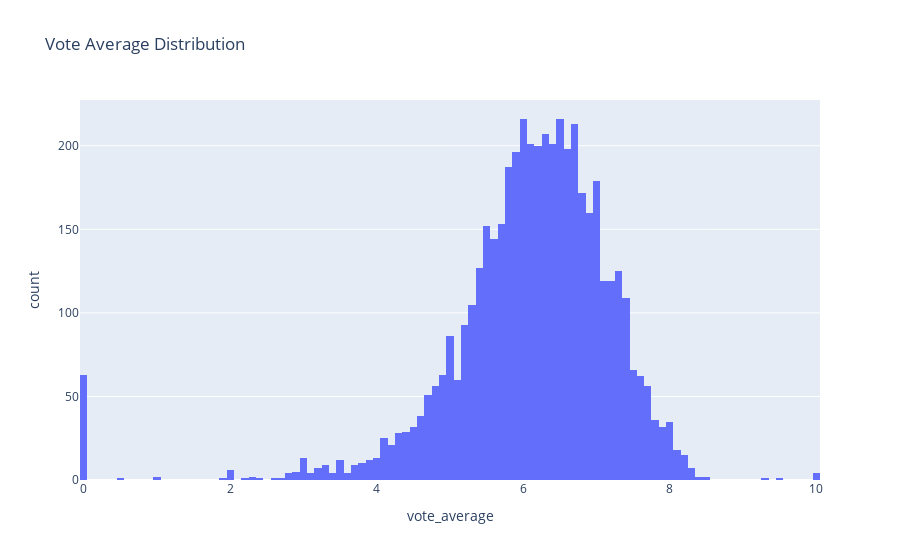

The notebook cell this image was saved under:
### Code cell
fig = px.histogram(movies_data, x='vote_average', title='Vote Average Distribution')
fig.show()

### Figure 1 — Plotly figure (JSON) as saved in the notebook; plotly's stock layout.template omitted (floating-point values rounded to 4 significant figures; data arrays with more than 128 entries replaced by an {"elided": "..."} marker saying what was removed)
{"data": [{"alignmentgroup": "True", "bingroup": "x", "hovertemplate": "vote_average=%{x}<br>count=%{y}<extra></extra>", "legendgroup": "", "marker": {"color": "#636efa", "pattern": {"shape": ""}}, "name": "", "offsetgroup": "", "orientation": "v", "showlegend": false, "type": "histogram", "x": {"elided": "4803 float values"}, "xaxis": "x", "yaxis": "y"}], "layout": {"autosize": true, "barmode": "relative", "legend": {"tracegroupgap": 0}, "title": {"text": "Vote Average Distribution"}, "xaxis": {"anchor": "y", "autorange": true, "domain": [0, 1], "range": [-0.05, 10.05], "title": {"text": "vote_average"}, "type": "linear"}, "yaxis": {"anchor": "x", "autorange": true, "domain": [0, 1], "range": [0, 227.4], "title": {"text": "count"}}}}
